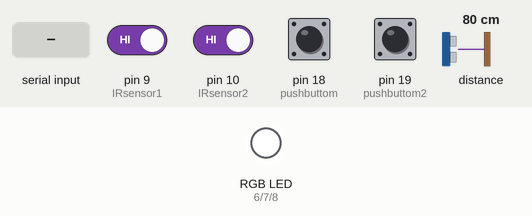
Bench run of a sketch on a simulated Arduino Uno, built with avr-gcc and run on an emulated ATmega328P. Parts: an RGB LED mixed from three pins (HIGH = lit). Dashed ring = blinking. The test bench sets the inputs (shaded band); at power-on: pin 9 (IRsensor1), pin 10 (IRsensor2), pin 18 (pushbuttom), pin 19 (pushbuttom2) HIGH, distance to the obstacle 80 cm. What the sketch prints to the serial monitor is not drawn.

Above: at 1.8 s.
1.9 s: pin 18 (pushbuttom) pulled LOW for 0.15 s
At 2.5 s:
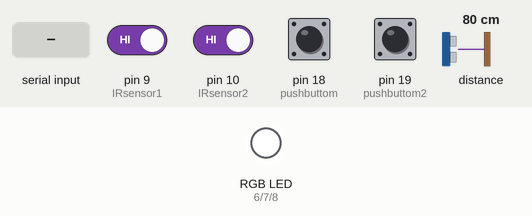
6.4 s: pin 18 (pushbuttom) pulled LOW for 1 s
At 7.5 s:
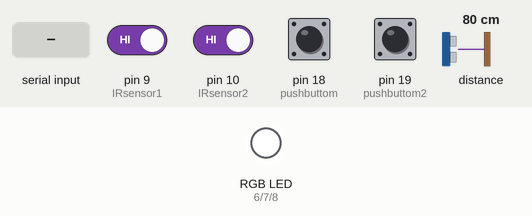
8.9 s: pin 19 (pushbuttom2) pulled LOW for 0.15 s
At 9.15 s:
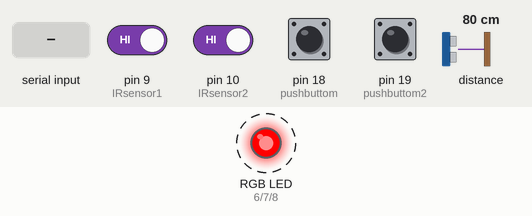
12.4 s: "90,45\n" received over the second serial link
15.9 s: "256\n" received over the second serial link
At 15.9 s:
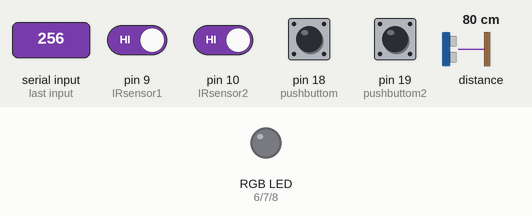
17.4 s: "30,150\n" received over the second serial link
Timing chart, 0 to 19.9 s (numbered marks = the images above; inputs shaded):
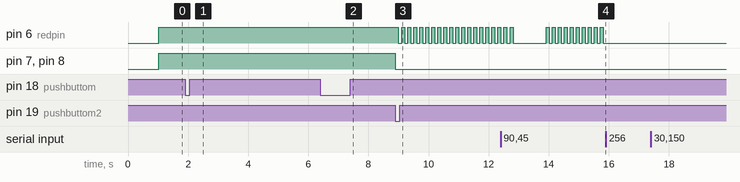

The sketch:

SMARTLIGHTING.ino
```cpp
#include "Adafruit_VL53L0X.h"
#include <SoftwareSerial.h>
/******speaker ******/
//#include "SD.h"
//#define SD_ChipSelectPin 4
//#include "TMRpcm.h"
//#include "SPI.h"

#define IRsensor1 9
#define IRsensor2 10
/*"301 200" indicates that lights on "301 201" indicates that lights off */

const int pingnum=12;
SoftwareSerial mySerial(4,5);
int IRstate1=0;
int laststate1=0;
int IRstate2=0;
int laststate2=0;
int time1;
int time2=0;
int IRflag1;
int IRflag2;
//int leave=0;//the flag leaving
//int enter=0;// the flag entering
int numofpeople=0; //the number of people inside the room
int lightonflag=0;// the flag reflects that if the flag is on
Adafruit_VL53L0X rs = Adafruit_VL53L0X();// the range sensor
int rs_range=0;// the distance between the ceiling and the object
int breaksignal;
int red;
int green;
int blue;
int redpin=6;
int bluepin=8;
int greenpin=7;
int i=0;
int pushbuttom=18;
int pushbuttom2=19;
int YES=0;
int NO=0;
int falling=0;
int sending;
char sendingdata;
int time_differ;
int startsignal;
int endsignal;
boolean clearing;

void setup() {

  // put your setup code here, to run once:
 // pinMode(pingnum,OUTPUT);
//  tmrpcm.speakerPin = 9;//the pin for the speaker
  Serial.begin(9600);
  mySerial.begin(9600);

Serial.print("311 200");
  if (!rs.begin()) {
    Serial.println(F("Failed to boot VL53L0X"));
    while(1);
  }

   Serial.print("301 200");

/*  if (!SD.begin(SD_ChipSelectPin)) {
      Serial.println("SD fail");
      return;
  }*/


  pinMode(IRsensor1,INPUT);
  pinMode(IRsensor2,INPUT);
  pinMode(pushbuttom,INPUT);

  digitalWrite(IRsensor1,HIGH);//set high impedance
  digitalWrite(IRsensor2,HIGH);//set high impedance

}

void loop() {
  VL53L0X_RangingMeasurementData_t measure;// the variable from the  VL530L0X liabrary

  // put your main code here, to run repeatedly:

  YES=digitalRead(pushbuttom);
  LoEroom();
  numofpeople=1;

  while (numofpeople>0){
    sending=0;
    LoEroom();
    iflighton();
    delay(1000);
    Serial.print("num of people : ");
    Serial.print(numofpeople);
    Serial.print("\n");
    if(lightonflag==0){
       lightup();
       mySerial.print("301 200");
    }
    while(1){
       LoEroom();
       if(numofpeople==0){
        break;
       }
       //rs_range=measure.RangeMilliMeter;
       rs.rangingTest(&measure, false);
       if (measure.RangeStatus != 4) {  // phase failures have incorrect data
            Serial.print("Distance (mm): ") ;Serial.println(measure.RangeMilliMeter);
            rs_range=measure.RangeMilliMeter;
            LoEroom();
       }
      Serial.print("num of people : ");
      Serial.print(numofpeople);
      Serial.print("\n");

       delay(100);
       if(rs_range>150){
         break;
      }
    }


    while(rs_range>150){
       boolean nonemergency=false;
       clearing=false;
       startsignal=0;
       Serial.print("Distance (mm): ") ;Serial.println(measure.RangeMilliMeter);
       Serial.print("Are you ok \n");
       YES=digitalRead(pushbuttom);
       time1=millis();
       time2=millis();
       time_differ=time2-time1;
       while(time_differ<5000){
        time2=millis();
        time_differ=time2-time1;
        YES=digitalRead(pushbuttom);
        NO=digitalRead(pushbuttom2);
        if(YES==LOW){
          nonemergency=true;
          Serial.print("YES");
          break;
          }
        if(NO==LOW){

          break;
          }
       }
       if(nonemergency==false){
          while(clearing==false){
            YES=digitalRead(pushbuttom);
            blinklight();
            Serial.print("here");
            checkclear();
            Serial.print(clearing);
            if(sending==0){
              mySerial.print("201 200");
              sending=1;
            }
          }
       }
       mySerial.print("201 201");
       rs.rangingTest(&measure, false);
       rs_range=measure.RangeMilliMeter;
    }
    setColor(255,255,255);
  }
  if(numofpeople==0){
    lightdown();
    mySerial.print("301 201");
    delay(50);
  }
  Serial.print("nobody is in the room");

}

void lightup(){
  //turn on the light
  setColor(255,255,255);
}

void lightdown(){
  //turn off the light
  setColor(0,0,0);
}

void blinklight(){
  //blink the bulb
  setColor(255,0,0);
  delay(100);
  setColor(0,0,0);
  delay(100);
}

void setColor(int red, int green, int blue){
  // the function used to change the color the RGB
  analogWrite(redpin,red);
  analogWrite(bluepin,blue);
  analogWrite(greenpin,green);

}

void LoEroom(){
  //the function used to leave or enter the room
  IRstate1=digitalRead(IRsensor1);//4
  delay(10);
  IRstate2=digitalRead(IRsensor2);//5
  int happen=0;
  if((!IRstate1)&&(laststate1)&&(happen==0)){
    //outer sensor
    while(1){
    IRstate2=digitalRead(IRsensor2);//5
    if((!IRstate2)&&(laststate2)){
      numofpeople++;
      happen=1;
      break;
      }
      laststate2=IRstate2;
    }
    }

  if((!IRstate2)&&(laststate2)&&(happen==0)){
     while(1){
    //inner sensor
    IRstate1=digitalRead(IRsensor1);//4
    if((!IRstate1)&&(laststate1)){
      if(numofpeople==0){
        break;
      }
      numofpeople--;
      happen=1;
      break;
      }
      laststate1=IRstate1;
     }
    }
  laststate1=IRstate1;
  laststate2=IRstate2;

}

int readvalue(){
  int c;
  if(mySerial.available()){
    c=mySerial.parseInt();
    return c;
  }
}

void sendvalue(char data) {  // int if need error checking -- see "Hints for Final Report" on Google Drive
   mySerial.print(data);
   }

void iflighton(){
  if((red==0)&&(green==0)&&(blue==0)){
    lightonflag=0;
  }
  else{
    lightonflag=1;
  }
}

void checkclear(){

    startsignal=readvalue();
    Serial.print(startsignal);
    if(startsignal==256){
      endsignal=0;
      while(endsignal!=256){
        if (mySerial.available()){
          Serial.print(clearing);
          endsignal=readvalue();
          if (endsignal == 256) break;
          if(endsignal==128){
             clearing=true;
            }
          }
       }
   }
}
```

Measured:
- after the input at 1.9 s, pin 6 (redpin): stays HIGH (without the input it goes to LOW after 4.4 s); pin 7 (greenpin), pin 8 (bluepin): stays HIGH (without the input it goes to LOW after 4.3 s)
- after the input at 6.4 s, pin 6 (redpin): stops changing and stays HIGH; pin 7 (greenpin), pin 8 (bluepin): stays HIGH (without the input it goes to LOW after 0.66 s)
- after the input at 8.9 s, pin 6 (redpin): alternates HIGH for 0.10 s and LOW for 0.10 s, starting after 0.10 s; pin 7 (greenpin), pin 8 (bluepin): HIGH → LOW at once
- after the input at 15.9 s, pin 6 (redpin): stops changing and stays LOW
- after the input at 17.4 s, every drawn part: stays the same
